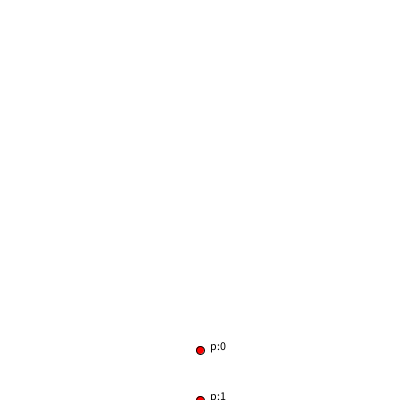
Frame 1 (no input)
Frame 60 (the mouse pressed at the canvas centre just before this capture): identical to frame 1, image omitted
Frame 120 (the mouse held since frame 60 and released just before this capture): identical to frame 1, image omitted

The Processing sketch that drew this single still picture (run headless with seeded random() and noise(); from frame 60 on, the mouse is pressed at the canvas centre):

// Processing sketch: week14_5_ik_inverse_kinematics_part3
// ── week14_5_ik_inverse_kinematics_part3.pde
//week14_5_ik_inverse_kinematics_part3
void setup(){
  size(400, 400);
  for(int i=0; i<2; i++){
    p[i] = new PVector(200, 350+50*i);
  }
}
PVector [] p = new PVector[6];
void draw(){
  background(255);
  for(int i=0; i<2; i++){
    fill(255, 0, 0);
    ellipse(p[i].x, p[i].y, 8, 8);
    fill(0);
    text("p:"+i, p[i].x+10, p[i].y);
  }
}
